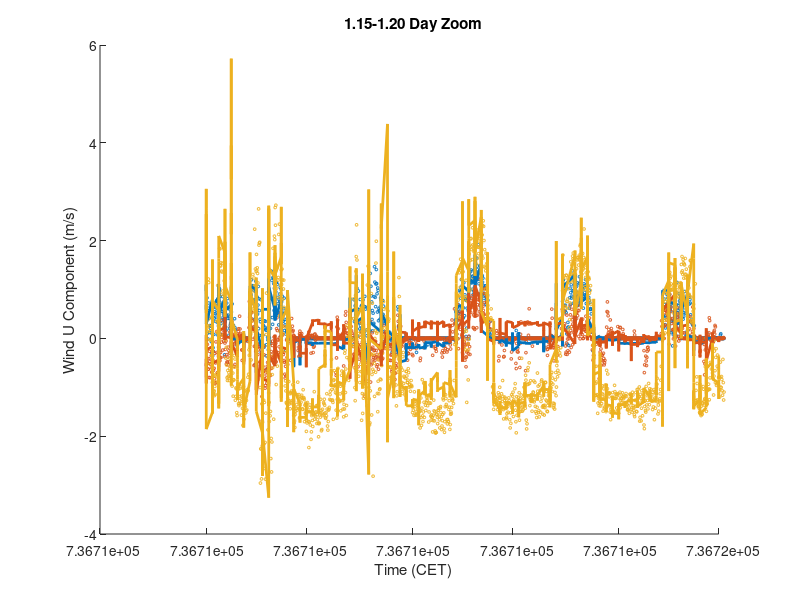

Source code (MATLAB): (Note: this script raises an error after producing the figure.)
%% WindU_Plots.m
% Nipun Gunawardena
% Plot the data from Virtual_Potential_Temperature_Range1.m and
% Virtual_Potential_Temperature_Range2.m

clear all, close all, clc


%% Load first dataset
load('1.15-1.20.mat');

% RMSE Function
rmse = @(y, ypred) sqrt(nanmean((y-ypred).^2));


%% Plot first dataset
fig = figure();
set(fig, 'Units', 'normalized', 'Position', [0,0,1,1]);
% subplot(3,2,1);
hold all
plot(datesTest, targetsTest(1,:), 'o', 'MarkerSize', 2);    % LEMS A
plot(datesTest, targetsTest(2,:), 'o', 'MarkerSize', 2);    % LEMS B
plot(datesTest, targetsTest(3,:), 'o', 'MarkerSize', 2);    % LEMS D
set(gca,'ColorOrderIndex',1)
plot(datesTest, outputsTest(1,:), '-', 'LineWidth', 2);    % LEMS A
plot(datesTest, outputsTest(2,:), '-', 'LineWidth', 2);    % LEMS B
plot(datesTest, outputsTest(3,:), '-', 'LineWidth', 2);    % LEMS D
xlabel('Time (CET)');
ylabel('Wind U Component (m/s)');
title('1.15-1.20 Day Zoom');
dynamicDateTicks()
legend('LEMS A Data','LEMS B Data','LEMS D Data', 'LEMS A RFR','LEMS B RFR','LEMS D RFR');
print('RFR_windU_1-15_Zoom.eps', '-depsc');

fig = figure();
set(fig, 'Units', 'normalized', 'Position', [0,0,1,1]);
% subplot(3,2,3);
names = {'LEMS A', 'LEMS B', 'LEMS D', 'LEMS E', 'LEMS F', 'LEMS G', 'LEMS H', 'LEMS L'};
for i = 1:8
    h = subplot(2,4,i);
    hold on
    plot(targetsTest(i,:), outputsTest(i,:), 'o', 'MarkerSize', 2);
    p = polyfit(targetsTest(i,:), outputsTest(i,:), 1);
    pLine = polyval(p, [min(outputsTest(i,:)) max(outputsTest(i,:))]);
%     plot([min(outputsTest(i,:)) max(outputsTest(i,:))], [pLine(1) pLine(2)], 'r-', 'LineWidth', 2);
    nrmse = rmse(targetsTest(i,:), outputsTest(i,:)) / range(targetsTest(i,:));
    pr = refline(1, 0);
    axis square
    r2 = coefDeter(targetsTest(i,:), outputsTest(i,:));
    xlim = h.XLim;
    ylim = h.YLim;
    text(xlim(1)+(0.05*range(xlim)), ylim(2)-(0.05*range(ylim)), sprintf('NRMSE = %f', nrmse));
    xlabel('Data');
    ylabel('RFR Output');
    title(names{i});
end
print('RFR_windU_1-15_rSq.eps', '-depsc');

fig = figure();
set(fig, 'Units', 'normalized', 'Position', [0,0,1,1]);
% subplot(3,2,5);
hold on
plot(datesTest, mmOut, 'b:', 'LineWidth', 2);
plot(datesTest, mmTarg, 'r-');
plot(datesTest, stdOut, 'm:', 'LineWidth', 2);
plot(datesTest, stdTarg, 'k-');
xlabel('Date')
ylabel('Wind U Component Statistics (m/s)');
title(sprintf('Test Data || Range RMSE = %f || StdDev RMSE = %f', rmse(mmTarg, mmOut), rmse(stdTarg, stdOut)));
dynamicDateTicks()
legend('Range Output','Range Target','StdDev Output','StdDev Target');
print('RFR_windU_1-15_Stats.eps', '-depsc');



%% Load second dataset
clear all
load('1.27-2.01.mat');

% RMSE Function
rmse = @(y, ypred) sqrt(nanmean((y-ypred).^2));


%% Plot second dataset
fig = figure();
set(fig, 'Units', 'normalized', 'Position', [0,0,1,1]);
% subplot(3,2,1);
hold all
plot(datesTest, targetsTest(1,:), 'o', 'MarkerSize', 2);    % LEMS A
plot(datesTest, targetsTest(2,:), 'o', 'MarkerSize', 2);    % LEMS B
plot(datesTest, targetsTest(3,:), 'o', 'MarkerSize', 2);    % LEMS D
set(gca,'ColorOrderIndex',1)
plot(datesTest, outputsTest(1,:), '-', 'LineWidth', 2);    % LEMS A
plot(datesTest, outputsTest(2,:), '-', 'LineWidth', 2);    % LEMS B
plot(datesTest, outputsTest(3,:), '-', 'LineWidth', 2);    % LEMS D
xlabel('Time (CET)');
ylabel('Wind U Component (m/s)');
title('1.27-2.01 Day Zoom');
dynamicDateTicks()
legend('LEMS A Data','LEMS B Data','LEMS D Data', 'LEMS A RFR','LEMS B RFR','LEMS D RFR');
print('RFR_windU_1-27_Zoom.eps', '-depsc');

fig = figure();
set(fig, 'Units', 'normalized', 'Position', [0,0,1,1]);
% subplot(3,2,3);
names = {'LEMS A', 'LEMS B', 'LEMS D', 'LEMS E', 'LEMS F', 'LEMS G', 'LEMS H', 'LEMS L'};
for i = 1:8
    h = subplot(2,4,i);
    hold on
    plot(targetsTest(i,:), outputsTest(i,:), 'o', 'MarkerSize', 2);
    p = polyfit(targetsTest(i,:), outputsTest(i,:), 1);
    pLine = polyval(p, [min(outputsTest(i,:)) max(outputsTest(i,:))]);
%     plot([min(outputsTest(i,:)) max(outputsTest(i,:))], [pLine(1) pLine(2)], 'r-', 'LineWidth', 2);
    nrmse = rmse(targetsTest(i,:), outputsTest(i,:)) / range(targetsTest(i,:));
    pr = refline(1, 0);
    axis square
    r2 = coefDeter(targetsTest(i,:), outputsTest(i,:));
    xlim = h.XLim;
    ylim = h.YLim;
    text(xlim(1)+(0.05*range(xlim)), ylim(2)-(0.05*range(ylim)), sprintf('NRMSE = %f', nrmse));
    xlabel('Data');
    ylabel('RFR Output');
    title(names{i});
end
print('RFR_windU_1-27_rSq.eps', '-depsc');

fig = figure();
set(fig, 'Units', 'normalized', 'Position', [0,0,1,1]);
% subplot(3,2,5);
hold on
plot(datesTest, mmOut, 'b:', 'LineWidth', 2);
plot(datesTest, mmTarg, 'r-');
plot(datesTest, stdOut, 'm:', 'LineWidth', 2);
plot(datesTest, stdTarg, 'k-');
xlabel('Date')
ylabel('Wind U Component Statistics (m/s)');
title(sprintf('Test Data || Range RMSE = %f || StdDev RMSE = %f', rmse(mmTarg, mmOut), rmse(stdTarg, stdOut)));
dynamicDateTicks()
legend('Range Output','Range Target','StdDev Output','StdDev Target');
print('RFR_windU_1-27_Stats.eps', '-depsc');